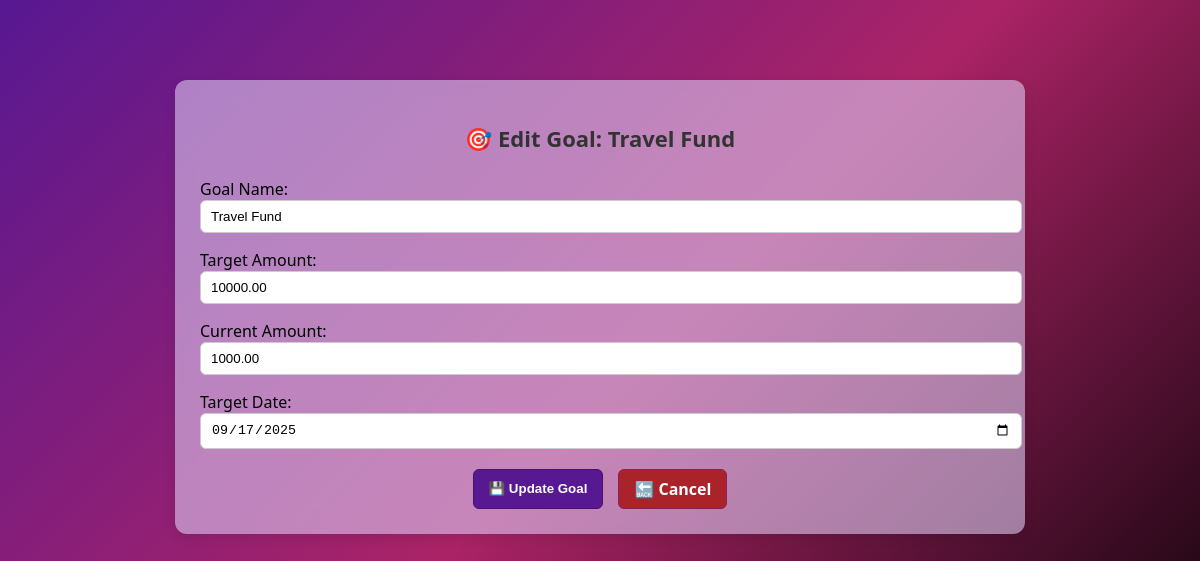
The app's page /coach/edit_goal/5/ (signed in) with its own data.
### coach/models.py (models this page shows, shortened)
class Goal(models.Model):
    name = models.CharField(max_length=100)
    target_amount = models.DecimalField(max_digits=10, decimal_places=2)
    current_amount = models.DecimalField(max_digits=10, decimal_places=2, default=0.00)
    target_date = models.DateField()
    user = models.ForeignKey(User, on_delete=models.CASCADE)

### coach/views.py (the view)
# urls.py: path("edit_goal/<int:goal_id>/", views.edit_goal, name="edit_goal"),
@login_required
def edit_goal(request,goal_id):
    goal=get_object_or_404(Goal,pk=goal_id, user=request.user )
    if request.method=='POST':
        form=GoalForm(request.POST, instance=goal)
        if form.is_valid():
            form.save()
            return redirect('dashboard')
    else:
        form = GoalForm(instance=goal)
    return render(request, 'coach/edit_goal.html', {'form': form, 'goal': goal})

### coach/forms.py
class GoalForm(forms.ModelForm):
    class Meta:
        model = Goal
        fields = ['name', 'target_amount', 'current_amount', 'target_date']
        widgets = {
            'target_date': forms.DateInput(attrs={'type': 'date'}),
            'name': forms.TextInput(attrs={'placeholder': 'Enter goal name'}),
            'target_amount': forms.NumberInput(attrs={'step': '0.01', 'placeholder': 'Enter target amount'}),
            'current_amount': forms.NumberInput(attrs={'step': '0.01', 'placeholder': 'Enter current amount'}),
        }
        labels = {
            'name': 'Goal Name',
            'target_amount': 'Target Amount',
            'current_amount': 'Current Amount',
            'target_date': 'Target Date',
        }

### coach/templates/coach/edit_goal.html (shortened to what this page needs)
{% extends "coach/base.html" %}
{% block content %}
<div class="edit-transaction-container">
  <h2 class="title">🎯 Edit Goal: {{ goal.name }}</h2>
  <form method="post" class="transaction-form">
    {{ form.as_p }}
    <div class="form-actions">
      <button type="submit" class="btn btn-save">💾 Update Goal</button>
      <a href="{% url 'dashboard' %}" class="btn btn-cancel">🔙 Cancel</a>
    </div>
  </form>
</div>
{% endblock %}

### coach/static/coach/styles.css (style rules this page uses)
body { font-family: 'Segoe UI', Tahoma, Geneva, Verdana, sans-serif; background: #f4f6f8; }
h2 { margin-bottom: 20px; font-size: 22px; color: #222; }

### coach/templates/coach/edit_goal.html (style rules this page uses)
body { background : linear-gradient(135deg, #571892 0%, #aa2366 50%, #000000 100%); background-attachment: fixed; background-size: cover; }
.edit-transaction-container { max-width: 800px; margin: 80px auto; padding: 25px; background: rgba(220, 201, 240, 0.6); border-radius: 12px; box-shadow: 0 4px 12px rgba(0,0,0,0.1); backdrop-filter: blur(10px); color: #000000; transition: box-shadow 0.2s, transform 0.2s; }
.title { text-align: center; margin-bottom: 25px; color: #333; }
.transaction-form p { margin-bottom: 15px; }
.transaction-form input, .transaction-form select, .transaction-form textarea { width: 100%; padding: 8px 10px; border: 1px solid #ccc; border-radius: 6px; }
.form-actions { display: flex; justify-content: center; gap: 15px; margin-top: 20px; }
.btn { padding: 8px 15px; border-radius: 6px; text-decoration: none; border: none; cursor: pointer; font-weight: bold; }
.btn-save { background: #571892; color: #ffffff; border: 1px solid #45126e; }
.btn-cancel { background: #aa232a; color: #ffffff; border: 1px solid #8e1d58; }

### records on screen
Goal: name "Travel Fund", target_amount "10000.00", current_amount "1000.00", target_date "09/17/2025"
